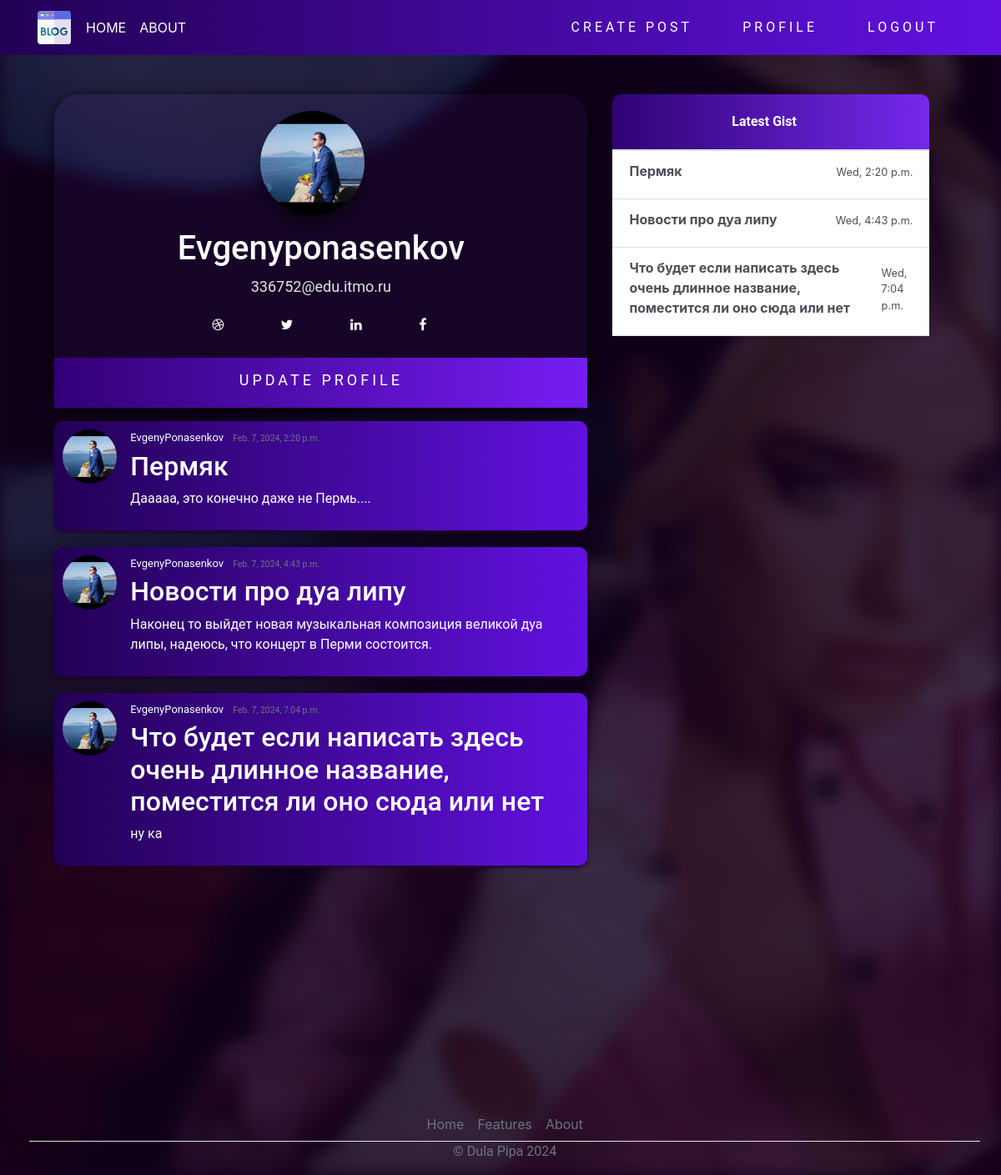
/profile/EvgenyPonasenkov/, run on the app's committed database.
### users/models.py (models this page shows, shortened)
class Profile(models.Model):
    user = models.OneToOneField(User, on_delete=models.CASCADE)
    image = models.ImageField(default='default.jpg', upload_to='profile_pics')

### blog/models.py (models this page shows, shortened)
class Post(models.Model):
    title = models.CharField(max_length=30)
    content = models.TextField(max_length=1000)
    date_posted = models.DateTimeField(default=timezone.now)
    author = models.ForeignKey(User, on_delete=models.CASCADE)

### blog/views.py (the view)
# urls.py: path('profile/<str:username>/', views.profile, name='profile'),
def profile(request, username):
    user = User.objects.get(username=username)
    user_posts = Post.objects.filter(author=user)
    return render(request, 'blog/profile.html', {'user': user, 'user_posts': user_posts})

### blog/templates/blog/profile.html (shortened to what this page needs)
{% extends 'blog/base.html' %}
{% block content %}
{% load crispy_forms_tags %}
<link rel="stylesheet" href="https://cdnjs.cloudflare.com/ajax/libs/font-awesome/4.7.0/css/font-awesome.min.css">
<div class="container">
    <div class="row">
        <div class="col-md-11">
            <div class="cardd">
                <div class="m-b-25">
                    <img class="rounded-circle account-img" id="profile-img" src="{{ user.profile.image.url }}" class="img-radius" alt="User-Profile-Image">
                </div>
                <h1 id="profile-h1">{{user.username|title}}</h1>
                <p class="title">{{user.email}}</p>
                <a href="#" id="auth-links"><i class="fa fa-dribbble"></i></a>
                <a href="#" id="auth-links"><i class="fa fa-twitter"></i></a>
                <a href="#" id="auth-links"><i class="fa fa-linkedin"></i></a>
                <a href="#" id="auth-links"><i class="fa fa-facebook"></i></a>
                <p><button id="btn-profile"><a href="{% url 'profile-update' username=request.user.username %}" id="auth-links">
                    Update Profile
                </a></button></p>
            </div>
            {% for post in user_posts %}
                <article class="media content-section">
                    <img class="rounded-circle article-img" src="{{ post.author.profile.image.url }}" alt="">
                    <div class="media-body">
                        <div class="article-metadata">
                            <a class="mr-2" href="{% url 'profile' post.author.username %}">{{ post.author }}</a>
                            <small class="text-muted">{{ post.date_posted }}</small>
                        </div>
                        <h2><a>{{ post.title }}</a></h2>
                        <p class="article-content">{{ post.content }}</p>
                    </div>
                    <br>
                </article>
            {% endfor %}
        </div>
        <div class="col-md-1">
            <div class="content-sectionw">
                <div class="d-flex flex-column align-items-stretch flex-shrink-0 bg-white">
                    <a id="list-group" href="" class="d-flex align-items-center flex-shrink-0 p-3 link-dark text-decoration-none border-bottom">
                        <span class="fs-5 fw-semibold" id="gist-btn">Latest Gist</span>
                    </a>
                    <div class="list-group list-group-flush border-bottom scrollarea">
                        {% for post in user_posts|slice:":5" %}
                            <a href="#post_{{ post.pk }}" class="list-group-item list-group-item-action lh-tight" aria-current="true">
                                <div class="d-flex w-100 align-items-center justify-content-between" >
                                    <strong class="mb-1">{{ post.title }}</strong>
                                    <small>{{ post.date_posted|date:"D, P" }}</small>
                                </div>
                                <div class="col-10 mb-1 small">{{ post.description }}</div>
                            </a>
                        {% empty %}
                            <p>Нет новостей.</p>
                        {% endfor %}
                    </div>
                </div>
            </div>
        </div>
    </div>
</div>
{% endblock content %}

### blog/static/blog/main.css (style rules this page uses)
body { background: #160023; margin-top: 7rem; padding: 0; background-size: cover; display: flex; }
html { scroll-behavior: smooth; }
h2, h3, h4, h6, p { color: #ffffff; font-family: 'Roboto', sans-serif; }
.d-flex.flex-column.align-items-stretch.flex-shrink-0.bg-white { width: 380px; background: linear-gradient(270deg, rgb(118, 41, 236) 0%, rgb(47, 3, 115) 100%); border-radius: 10px; box-shadow: 0 4px 6px rgba(0, 0, 0, 0.1); }
#list-group .fw-semibold { font-weight: 600; }
.scrollarea { background-color: #761FFFFF; }
.content-section { background: linear-gradient(270deg, rgb(98, 17, 225) 0%, rgb(34, 0, 84) 100%); padding: 10px 10px; border-radius: 10px; margin-bottom: 20px; box-shadow: 0 2px 4px rgba(28, 0, 45, 0.99); }
.article-content { white-space: pre-line; }
.article-img { width: 65px; height: 65px; object-fit: cover; margin-right: 16px; }
.article-metadata { font-family: 'Roboto', sans-serif; padding-bottom: 1px; margin-bottom: 4px; font-size: 13px; }
.account-img { height: 125px; width: 125px; object-fit: cover; margin-right: 20px; margin-bottom: 16px; }
#auth-links { font-family: 'Roboto', sans-serif; position: relative; display: inline-block; padding: 5px 30px; color: #ffffff; text-decoration: none; text-transform: uppercase; transition: 0.5s; letter-spacing: 4px; overflow: hidden; }
#gist-btn { padding: 5px; margin-left: 35%; color: #ffffff; font-family: 'Roboto', sans-serif; font-weight: bold; border-radius: 10px; }
.cardd { box-shadow: 0 4px 18px 0 rgba(0, 0, 0, 0.849); max-width: 700px; margin: auto; background-color: rgba(102, 52, 178, 0.1);; text-align: center; border-radius: 30px; }
#profile-h1 { color: rgb(255, 255, 255); font-family: 'Roboto', sans-serif; }
.title { font-family: 'Roboto', sans-serif; color: rgb(228, 228, 228); font-size: 18px; }
button { font-family: 'Roboto', sans-serif; border: none; outline: 0; display: inline-block; padding: 8px; color: white; text-align: center; cursor: pointer; width: 100%; font-size: 18px; transition: 1s; background: linear-gradient(270deg, rgb(118, 29, 243) 0%, rgb(50, 0, 119) 100%); }
#profile-img { margin-top: 20px; box-shadow: 0 14px 18px 0 rgba(0, 0, 0, 0.486); border-radius: 50px; }
a { color: white; text-decoration: none; }

### data on the page
Post: author.profile.image (placeholder picture), author "EvgenyPonasenkov", date_posted "Feb. 7, 2024, 2:20 p.m.", title "Пермяк", content "Дааааа, это конечно даже не Пермь....", date_posted "Wed, 2:20 p.m."
Post: author.profile.image (placeholder picture), author "EvgenyPonasenkov", date_posted "Feb. 7, 2024, 4:43 p.m.", title "Новости про дуа липу", content "Наконец то выйдет новая музыкальная композиция великой дуа липы, надеюсь, что концерт в Перми состоится.", date_posted "Wed, 4:43 p.m."
Post: author.profile.image (placeholder picture), author "EvgenyPonasenkov", date_posted "Feb. 7, 2024, 7:04 p.m.", title "Что будет если написать здесь очень длинное название, поместится ли оно сюда или нет", content "ну ка", date_posted "Wed, 7:04 p.m."

### other printed values
{{ user.username|title }} "Evgenyponasenkov"
{{ user.email }} "336752@edu.itmo.ru"
